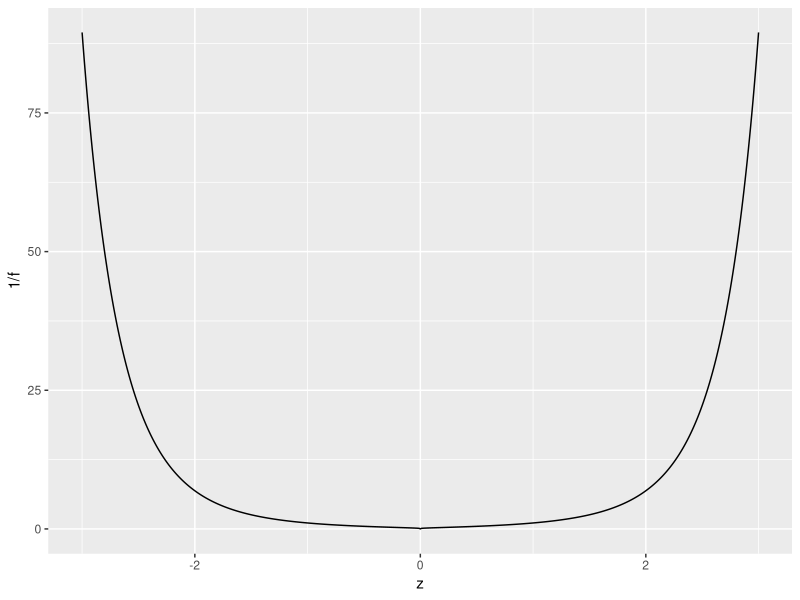
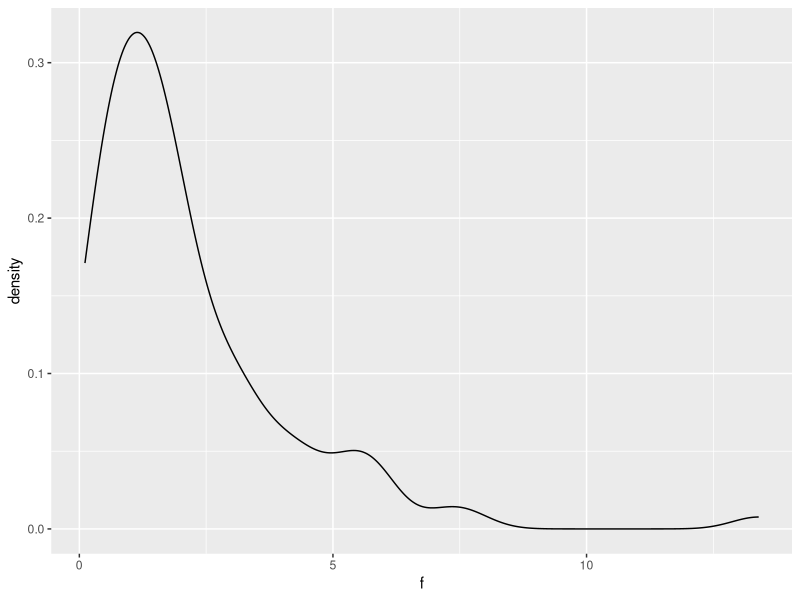
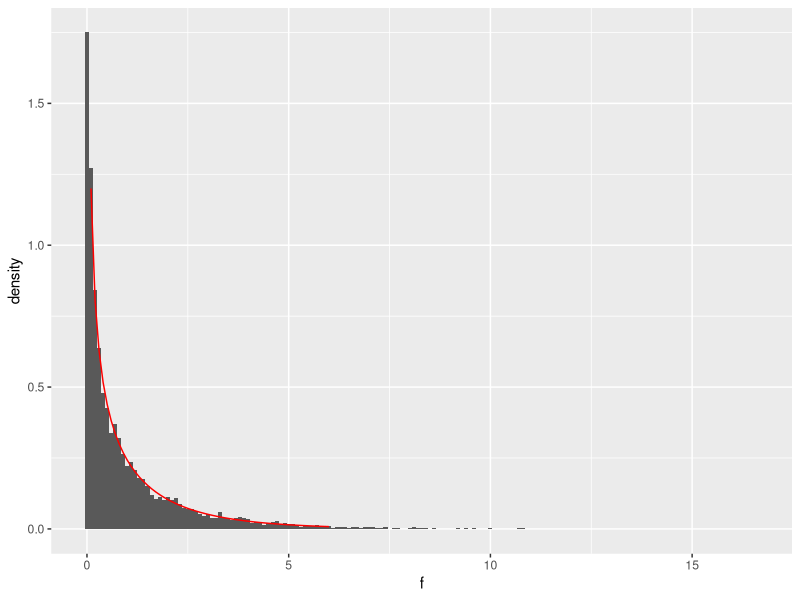
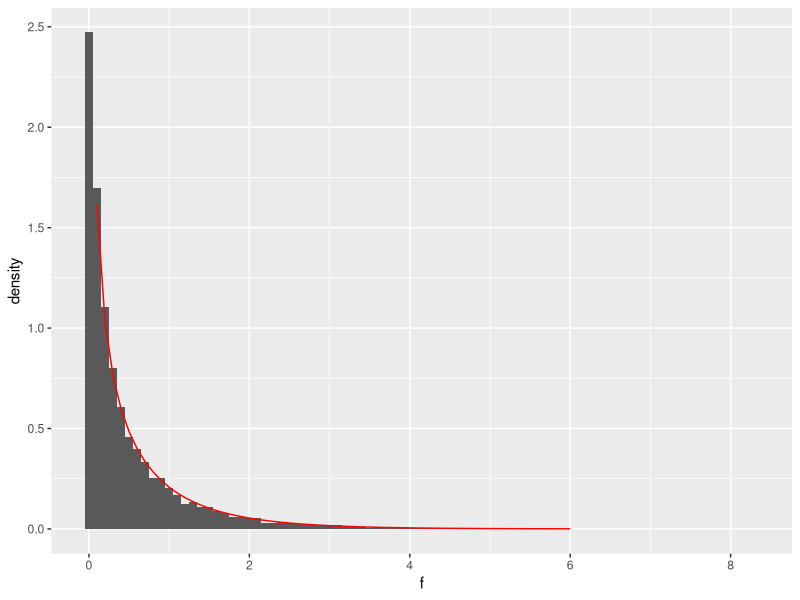
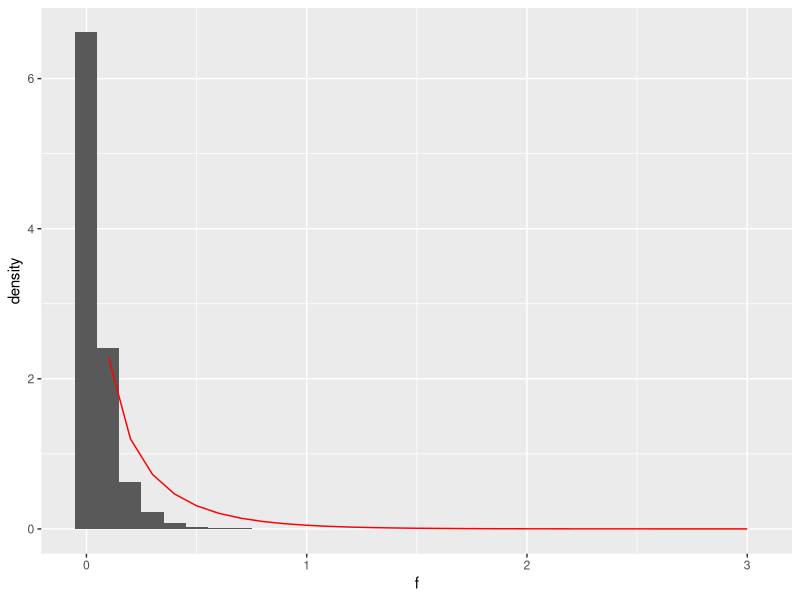
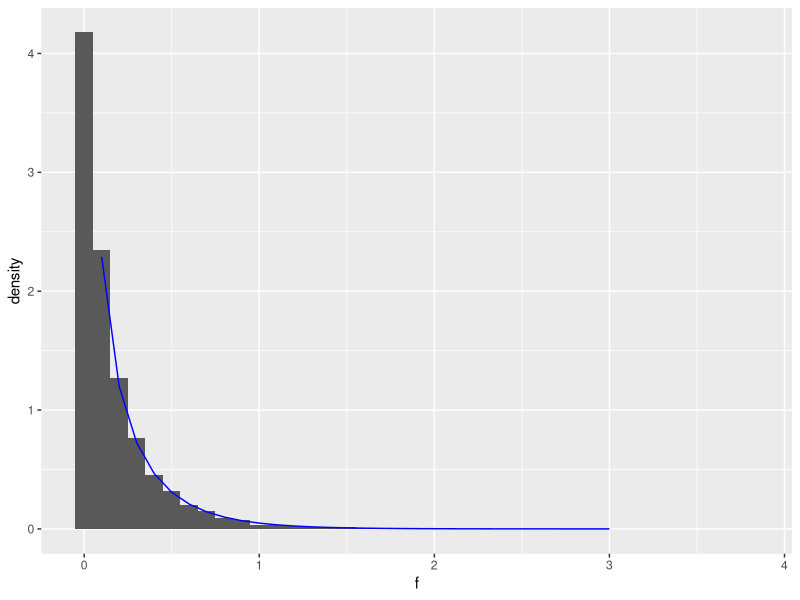
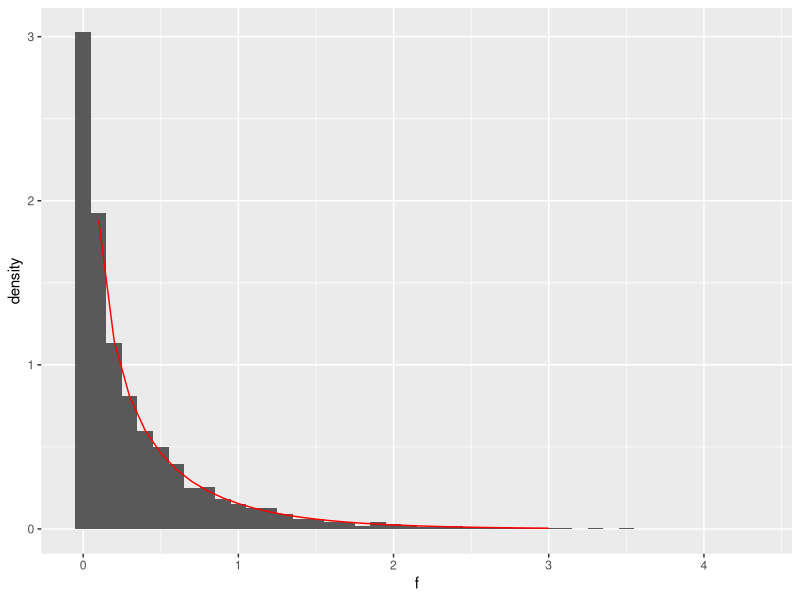
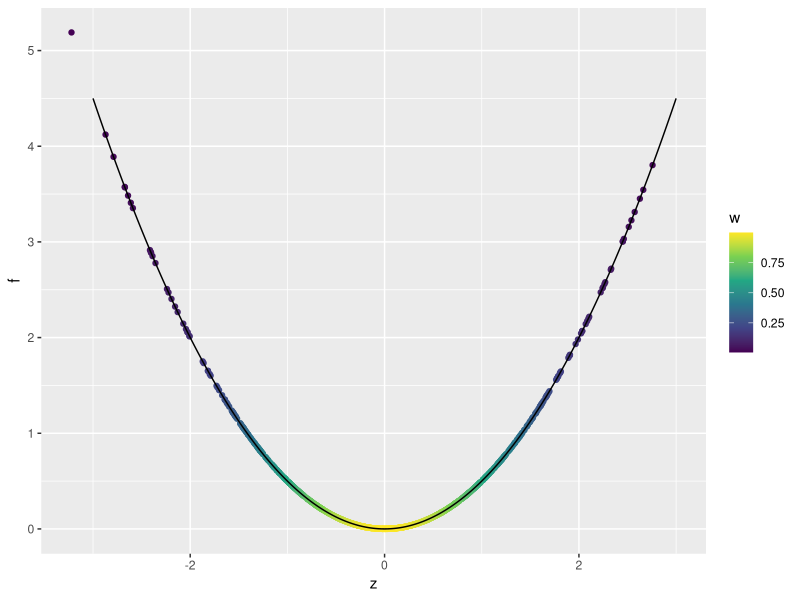

Recreate these plots in R, in order.
# Looking at relationships between phenotypic distributions and distributions of
# frailties (frailties defined as proportional to the squared distance of the
# phenotype from the optimum.)
# SN - 10 May 2023

library(ggplot2)
library(dplyr)
library(tidyr)

data.frame(
  z = (-300:300)/100
) %>%
  mutate(w = exp(-z^2 / 2)) %>%
  mutate(s = 1 - w) %>%
  mutate(f = -log(s)) %>%
  ggplot(aes(x = z, y = 1 / f)) + geom_line()

data.frame(
  z = rnorm(100)
) %>%
  mutate(w = exp(-z^2 / 2)) %>%
  mutate(s = 1 - w) %>%
  mutate(f = -log(s)) %>%
  ggplot(aes(x = f)) + geom_density()

# gamma emerging here... but frailty should be 1/f not f?


data.frame(
  z = rnorm(10000)
) %>%
  mutate(f = z^2) %>%
  ggplot(aes(x = f, after_stat(density))) + geom_histogram(binwidth = 0.1) +
  geom_line(data = data.frame(z = (1:60)/10) %>% mutate(pz = dgamma(z, shape = 1/2, scale = 2)),
            aes(x = z, y = pz), colour = 'red')
# looks good...

data.frame(
  z = rnorm(10000)
) %>%
  mutate(f = z^2 / 2) %>%
  ggplot(aes(x = f, after_stat(density))) + geom_histogram(binwidth = 0.1) +
  geom_line(data = data.frame(z = (1:60)/10) %>% mutate(pz = dgamma(z, shape = 1/2, scale = 1)),
            aes(x = z, y = pz), colour = 'red')
# neat!

data.frame(
  z = rnorm(10000, sd = sqrt(1/3))
) %>%
  mutate(f = (1/3) * z^2 / 2) %>%
  ggplot(aes(x = f, after_stat(density))) + geom_histogram(binwidth = 0.1) +
  geom_line(data = data.frame(z = (1:30)/10) %>% mutate(pz = dgamma(z, shape = 1/2, scale = (1/3) * 2 / 2)),
            aes(x = z, y = pz), colour = 'red')

data.frame(
  z = rnorm(10000, sd = sqrt(1/3))
) %>%
  mutate(f = (1/3) * (z / sqrt(1/3))^2 / 2) %>%
  ggplot(aes(x = f, after_stat(density))) + geom_histogram(binwidth = 0.1) +
  # geom_line(data = data.frame(z = (1:30)/10) %>% mutate(pz = dchisq(z, df = 1)),
  #           aes(x = z, y = pz), colour = 'red') +
  geom_line(data = data.frame(z = (1:30)/10) %>% mutate(pz = dgamma(z, shape = 1/2, scale = (1/3) * 2 / 2)),
            aes(x = z, y = pz), colour = 'blue')
# oh I think I see what's wrong

data.frame(
  z = rnorm(10000, sd = sqrt(1/3))
) %>%
  mutate(f = z^2 ) %>%
  ggplot(aes(x = f, after_stat(density))) + geom_histogram(binwidth = 0.1) +
  geom_line(data = data.frame(z = (1:30)/10) %>% mutate(pz = dgamma(z, shape = 1/2, scale = (1/3) * 2)),
            aes(x = z, y = pz), colour = 'red')
# lmao hell yearh

data.frame(
  z = rnorm(1000)
) %>%
  mutate(w = exp(-z^2 / 2)) %>%
  mutate(f = -log(w)) %>%
  ggplot(aes(x = z, y = f, colour = w)) +
  geom_point() +
  geom_line(data = data.frame(x = (-300:300)/100, y = ((-300:300)/100)^2 / 2), 
            aes(x = x, y = y), colour = 'black') +
  scale_colour_viridis_c()
